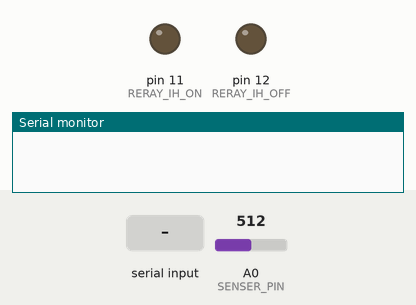
Bench run of a sketch on a simulated Arduino Uno, built with avr-gcc and run on an emulated ATmega328P. Parts: output pins drawn as LEDs (lit = HIGH), the last lines printed to the serial monitor. Inputs (shaded band) come from the test bench; at power-on: A0 (SENSER_PIN) = 512.

Above: at 1.2 s.
1.3 s: "L,1\n" received over Serial
At 4.1 s:
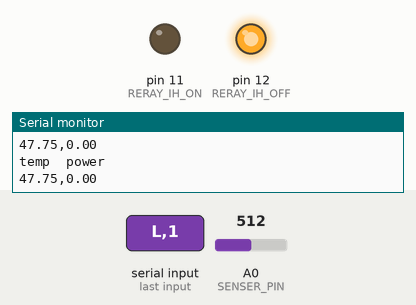
4.3 s: "L,150\n" received over Serial
At 6.8 s:
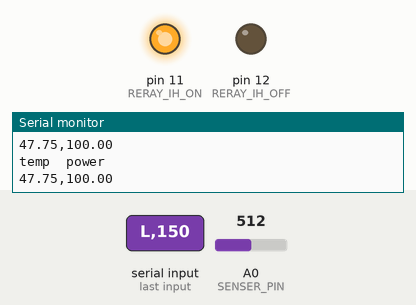
7.3 s: "?\n" received over Serial
At 10.1 s:
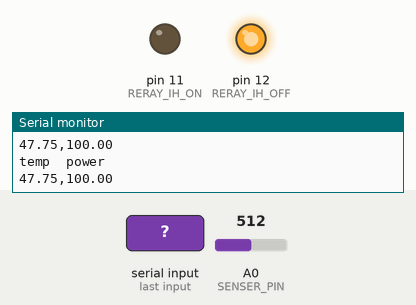
10.3 s: "L90\n" received over Serial
At 13.1 s:
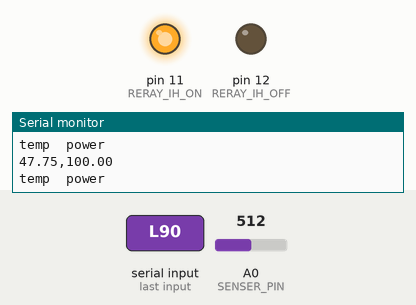
Timing chart, 0 to 14.3 s (numbered marks = the images above; inputs shaded):
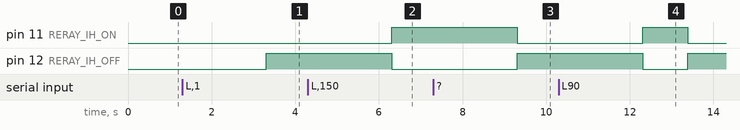

Measured:
- after the input at 1.3 s, pin 12 (RERAY_IH_OFF): LOW → HIGH after 2.0 s
- after the input at 4.3 s, pin 11 (RERAY_IH_ON): LOW → HIGH after 2.0 s; pin 12 (RERAY_IH_OFF): HIGH → LOW after 2.0 s
- after the input at 7.3 s, pin 11 (RERAY_IH_ON): HIGH → LOW after 2.0 s instead of 0.07 s; pin 12 (RERAY_IH_OFF): LOW → HIGH after 2.0 s instead of 0.07 s
- after the input at 10.3 s, pin 11 (RERAY_IH_ON): LOW → HIGH after 2.0 s, → LOW 1.1 s later; pin 12 (RERAY_IH_OFF): HIGH → LOW after 2.0 s, → HIGH 1.1 s later

The sketch:

temp_controler.ino
```cpp
#include "HeaterControler.h"

#define	BAUDRATE	38400

void setup()
{
	Serial.begin(BAUDRATE);

	initializePin();
	initializeMemberVariable();
	initializePID();
	initializeNixieTransmission();
	setCurrentTemperature();
}

void loop() {
	if (Serial.available()) {
		serialCommandControl();
	}

	if (getIsHeating()) {
		heaterControlFunction();
		debug();
	}
}
```

HeaterControler.cpp
```cpp
#include "HeaterControler.h"
#include <SoftwareSerial.h>

SoftwareSerial Nixie_control = SoftwareSerial(NIXIE_RX, NIXIE_TX);

// Ê M § ä É Ö A · é Ï  
String last_received_command;

// X e [ g } V   Ö A
heater_control_state state;

bool is_error;
bool is_command_received;

double temperature_function_A;
double temperature_function_B;

double current_temperature;
double target_temperature;

uint16_t start_time;
uint16_t target_time;

unsigned long change_heater_control_time;

bool is_heating;
bool is_target_temperature_changed;
bool is_target_time_changed;

//PID Ö A É Ö A · é Ï  
double pid_input, pid_output;
int pid_control_interval_time;

PID pid_temperature_control(&pid_input, &pid_output, &target_temperature, 320, 32, 15, DIRECT);

void debugGetmillis() {
	Serial.print(millis());
	Serial.print("\t");
	Serial.print(state);
	Serial.print("\t");
	Serial.println(change_heater_control_time);
}

void heaterControlFunction() {
	//debugGetmillis();
	switch (state)
	{
	case START:
		state = CALCURATE;
		start_time = millis();
		break;

	case HEATER_IS_PRE_HEAT:
		if (millis() >= change_heater_control_time) {
			state = HEATER_IS_ON;
		}
		else {
			state = HEATER_IS_PRE_HEAT;
			controlIH(true);
		}
		break;

	case HEATER_IS_ON:
		state = WAIT;
		change_heater_control_time = millis() + pid_output;
		controlIH(true);
		break;

	case HEATER_IS_OFF:
		state = WAIT;
		change_heater_control_time = millis() + (PID_CONTROL_INTERVAL_TIME - pid_output);
		controlIH(false);
		break;

	case CALCURATE:
		setCurrentTemperature();
		pid_temperature_control.Compute();
		if (pid_output > PID_CONTROL_INTERVAL_TIME / 100 * MINIMUM_HEAT_TIME_RATE) {
			state = HEATER_IS_PRE_HEAT;
			change_heater_control_time = millis() + PRE_HEAT_TIME;
		}
		else {
			state = WAIT;
			change_heater_control_time = millis() + PID_CONTROL_INTERVAL_TIME;
		}
		break;

	case WAIT:
		if (millis() - start_time > target_time) {
			state = FINISH;
			break;
		}
		else if (millis() >= change_heater_control_time) {
			if (getIsHeating()) {
				state = HEATER_IS_OFF;
			}
			else {
				state = CALCURATE;
			}
		}
		else {
			state = WAIT;
		}
		break;

	case FINISH:
		state = START;
		is_heating = false;
		controlIH(false);
		break;

	default:
		break;
	}
}

void controlNixie(int number) {
	char buff[10] = "";
	sprintf(buff, "%03d", number);
	Nixie_control.println(buff);
}

void initializeMemberVariable()
{
	last_received_command = "";

	is_error = false;
	is_command_received = false;

	temperature_function_A = -21.7777311;
	temperature_function_B = 0.1357988529;

	current_temperature = 0.0;
	target_temperature = 60;

	start_time = 0;
	target_time = 0;

	is_heating = false;
	is_target_temperature_changed= false;
	is_target_time_changed= false;

	pid_control_interval_time = 500;
	state = START;
}
void initializePin() {
	pinMode(RERAY_IH_ON, OUTPUT);
	pinMode(RERAY_IH_OFF, OUTPUT);
}
void initializePID()
{
	pid_temperature_control.SetOutputLimits(0, pid_control_interval_time);
	pid_temperature_control.SetMode(AUTOMATIC);
}

void initializeNixieTransmission()
{
	Nixie_control.begin(NIXIE_BAUD);
	controlNixie(0);
}

void setCurrentTemperature()
{
	double input_analog_value = 0;

	for (int i = 0; i < SENSER_SAMPLE_COUNT; i++) {
		input_analog_value += analogRead(SENSER_PIN);
	}
	input_analog_value /= SENSER_SAMPLE_COUNT;

	current_temperature
		= (input_analog_value * temperature_function_B) + temperature_function_A;
	pid_input = current_temperature;
}

void serialCommandControl()
{
	last_received_command = Serial.readStringUntil('\r');
	Serial.readStringUntil('\n');		//frush '\n'
	String splited_command[4] = { "\0" };
	split(last_received_command, ':', splited_command);

	if (getIsHeating()) {
		switch (splited_command[0].charAt(0))
		{
		case 'E':
			is_heating = false;
			serialSendWithCheckError("OK");
			break;

		case '?':
			functionForQuestionMarkCommand(splited_command[1]);
			break;

		default:
			serialSendWithCheckError("NG");
			break;
		}
	}
	else {
		switch (splited_command[0].charAt(0))
		{
		case 'C':
			functionForCcommand(splited_command[1]);
			break;

		case 'T':
			functionForTcommand(splited_command[1]);
			break;

		case 'L':
			functionForLcommand(splited_command[1]);
			break;

		case 'E':
			functionForEcommand(splited_command[1]);
			break;

		case '?':
			functionForQuestionMarkCommand(splited_command[1]);
			break;

		default:
			serialSendWithCheckError("NG");
			break;
		}
	}
}

int split(String data, char delimiter, String *dst)
{
	int index = 0;
	int arraySize = sizeof(data) / sizeof(data[0]);
	int datalength = data.length();
	for (int i = 0; i < datalength; i++) {
		char tmp = data.charAt(i);
		if (tmp == delimiter) {
			index++;
			if (index >(arraySize - 1)) {
				return -1;
			}
		}
		else dst[index] += tmp;
	}
	return(index + 1);
}

void functionForCcommand(String optional_command) {
	double received_temperature;
	received_temperature = optional_command.toDouble();
	target_temperature = received_temperature;
	serialSendWithCheckError(target_temperature);
}

void functionForTcommand(String optional_command)
{
	int received_time;
	received_time = optional_command.toInt();
	target_time = received_time * 1000;
	serialSendWithCheckError(received_time);
}

void functionForLcommand(String optional_command)
{
	is_heating = true;
	serialSendWithCheckError("OK");
}

void functionForEcommand(String optional_command)
{
	is_heating = false;
	controlIH(false);
	serialSendWithCheckError("OK");
}

void functionForQuestionMarkCommand(String optional_command) {
	if (optional_command == "\0") {
		serialSendWithCheckError("OK");
	}
	else if (optional_command == "C") {
		serialSendWithCheckError(target_temperature);
	}
	else if (optional_command == "T") {
		serialSendWithCheckError(target_time / 1000);
	}
	else if (optional_command == "CC") {
		serialSendWithCheckError(current_temperature);
	}
	else if (optional_command == "CT") {
		serialSendWithCheckError((millis() - start_time) / 1000);
	}
	else if (optional_command == "L") {
		if (getIsHeating()) {
			serialSendWithCheckError("NG");
		}
		else {
			serialSendWithCheckError("OK");
		}
	}
	else {
		serialSendWithCheckError("NG");
	}
}

bool getError()
{
	return is_error;
}
bool getIsHeating() {
	return is_heating;
}

void controlIH(bool isON)
{
	if (isON) {
		digitalWrite(RERAY_IH_OFF, LOW);
		delay(1);
		digitalWrite(RERAY_IH_ON, HIGH);
	}
	else {
		digitalWrite(RERAY_IH_ON, LOW);
		delay(1);
		digitalWrite(RERAY_IH_OFF, HIGH);
	}
}
void debug() {
	Serial.println("temp\tpower");
	Serial.print(current_temperature);
	Serial.print(",");
	Serial.print(pid_output / pid_control_interval_time * 100);
	Serial.println("");
}
```

HeaterControler.h
```cpp
// HeaterControler.h

#ifndef _HEATERCONTROLER_h
#define _HEATERCONTROLER_h

#if defined(ARDUINO) && ARDUINO >= 100
	#include "arduino.h"
#else
	#include "WProgram.h"
#endif

#include <PID_v1.h>

// · x § ä É Ö A · é è  
#define SENSER_PIN	0
#define	RERAY_IH_ON	11
#define RERAY_IH_OFF 12
#define SENSER_SAMPLE_COUNT	5
#define	PRE_HEAT_TIME	1050		//[ms]
#define	PID_CONTROL_INTERVAL_TIME	500		//[ms]
#define	MINIMUM_HEAT_TIME_RATE	1		//[%]

#define	NIXIE_TX	2
#define	NIXIE_RX	3
#define	NIXIE_BAUD	9600

// X e [ g } V   Ö A
enum heater_control_state {
	START,
	HEATER_IS_PRE_HEAT,
	HEATER_IS_ON,
	HEATER_IS_OFF,
	CALCURATE,
	WAIT,
	FINISH
};

// » Ì ¼ Ï   É Ö A · é Ï  
extern PID pid_temperature_control;

void heaterControlFunction();
void initializeMemberVariable();
void initializePin();
void initializePID();
void initializeNixieTransmission();
void setCurrentTemperature();
void serialCommandControl();

int split(String data, char delimiter, String *dst);

void functionForCcommand(String optional_command);
void functionForTcommand(String optional_command);
void functionForLcommand(String optional_command);
void functionForEcommand(String optional_command);
void functionForQuestionMarkCommand(String optional_command);

bool getError();
bool getIsHeating();

void controlIH(bool isON);

void debug();

template<typename T>
inline void serialSendWithCheckError(T data)
{
	getError() ? Serial.println("NG") : Serial.println(data);
}

#endif
```
